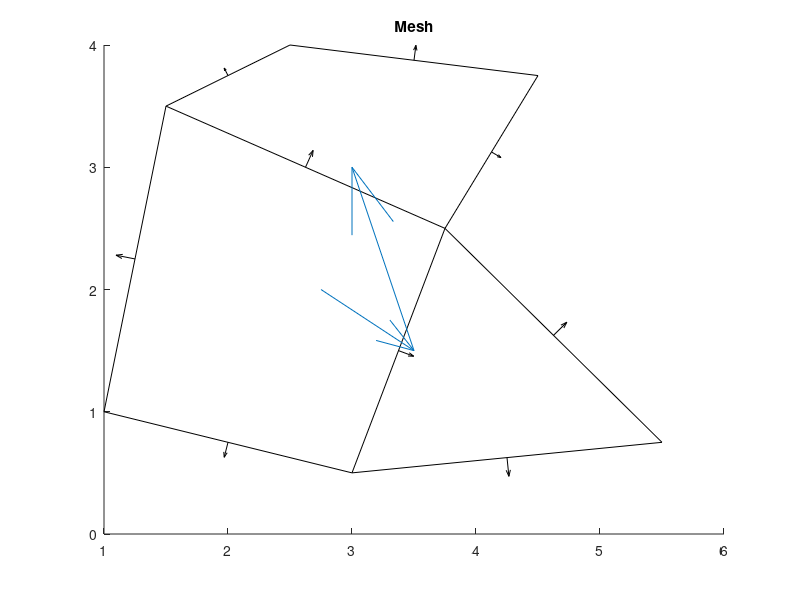

This figure's MATLAB source:
hold;
title "Mesh";
line([ 1 3], [1 0.5], 'LineStyle', '-', 'Color', [0 0 0]);
line([ 3 3.75], [0.5 2.5], 'LineStyle', '-', 'Color', [0 0 0]);
line([ 3.75 1.5], [2.5 3.5], 'LineStyle', '-', 'Color', [0 0 0]);
line([ 1.5 1], [3.5 1], 'LineStyle', '-', 'Color', [0 0 0]);
line([ 3 5.5], [0.5 0.75], 'LineStyle', '-', 'Color', [0 0 0]);
line([ 5.5 3.75], [0.75 2.5], 'LineStyle', '-', 'Color', [0 0 0]);
line([ 3.75 4.5], [2.5 3.75], 'LineStyle', '-', 'Color', [0 0 0]);
line([ 4.5 2.5], [3.75 4], 'LineStyle', '-', 'Color', [0 0 0]);
line([ 2.5 1.5], [4 3.5], 'LineStyle', '-', 'Color', [0 0 0]);

quiver([2.75 3.5 ], [2 1.5 ], [0.75 -0.5 ], [-0.5 1.5 ],0);

quiver([2 3.375 2.625 1.25 4.25 4.625 4.125 3.5 2 ], [0.75 1.5 3 2.25 0.625 1.625 3.125 3.875 3.75 ], [-0.5 2 1 -2.5 0.25 1.75 1.25 0.25 -0.5 ], [-2 -0.75 2.25 0.5 -2.5 1.75 -0.75 2 1 ], 0.1, 'Color', [0 0 0]);
